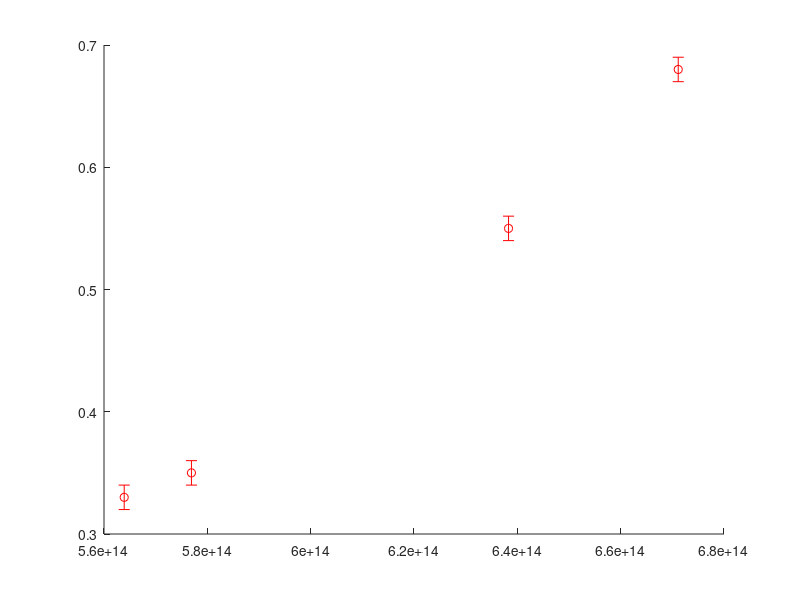

Recreate this plot in MATLAB. (Note: this script raises an error after producing the figure.)
clc;clear all;close all;

c=3e8;

w=[447,470,520,532]*10^(-9);
V_s=[0.68,0.55,0.35,0.33];
err=[0.01,0.01,0.01,0.01];
f=c./w;

p=polyfit(f,V_s,1);
y=polyval(p,f);

figure()
errorbar(f,V_s,err,'or','MarkerSize',5,'MarkerEdgeColor','red','MarkerFaceColor','red'); hold on
plot(f,y,'-b');

e=1.602e-19;
gradient=p(1)
plankC=p(1)*e
work_function=-p(2)

f_0=-p(2)/p(1)
wl_ct=c/f_0

df_0=sqrt(((1/p(1))^2)*(0.005)^2+((p(2)/(p(1))^2)^2)*(0.008e-15)^2)
dwl=(c/(f_0^2))*df_0



corr2(w,V_s)
xlabel('Freequency(Hz)','FontSize', 15);
ylabel('Stopping potenttial (V)','FontSize', 15);

legend('Data points','fitted curve','FontSize', 15);


%%%%%%%%%%%%%%%%%%%%%%%%%%%%%%%%%%%%%%%%%%%%%%%%%%%%%%%%%%%%%%%%%%%%%%%%%%%%
x=f;
y=V_s;
e=err;
s=0; sx=0; sy=0; sxx=0; sxy=0;
for i=1:length(y);
s = s + 1./(e(i)*e(i));
sx = sx + x(i)/(e(i)*e(i));
sy = sy + y(i)/(e(i)*e(i));
sxx = sxx + (x(i)*x(i))/(e(i)*e(i));
sxy = sxy + (x(i)*y(i))/(e(i)*e(i));
end;
a = (sxx*sy-sx*sxy)/(s*sxx-sx*sx)
b = (s*sxy-sx*sy)/(s*sxx-sx*sx)
v = a + b*x;
plot(x,v,'-b'); hold on;

d=sxx-sx^2;
er_a=sqrt(abs(sxx/d))
er_b=sqrt(abs(s/d))